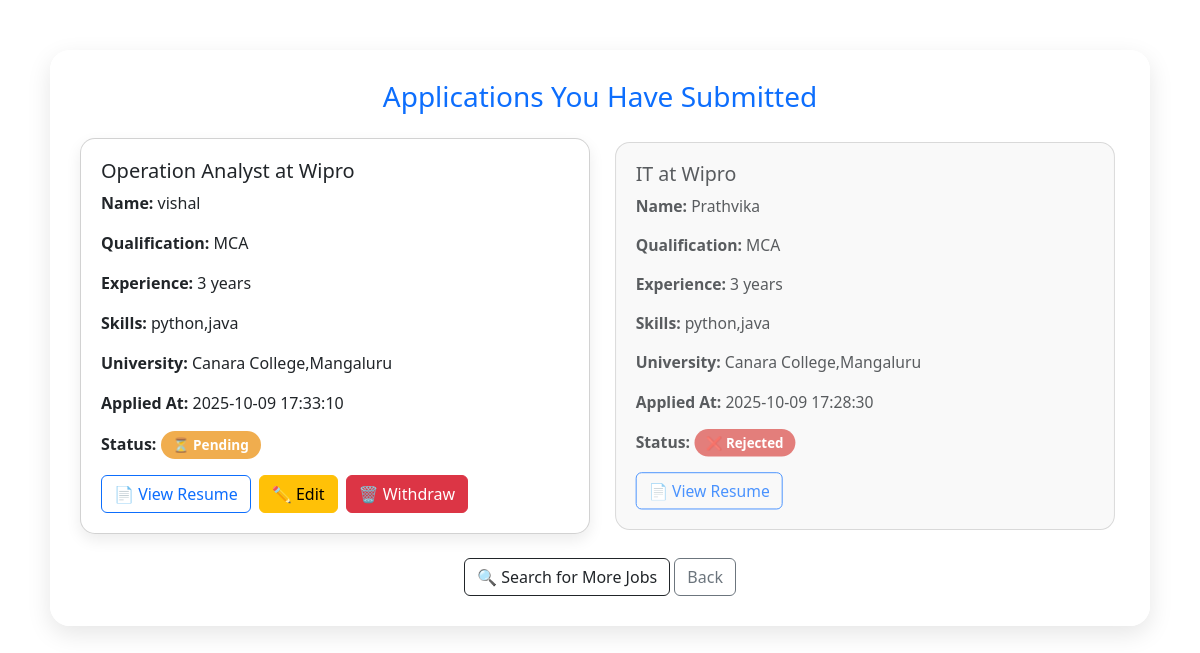
/view-applications-submit (signed in), run on the app's committed database.
### tables this page shows
CREATE TABLE apply (
            id INTEGER PRIMARY KEY AUTOINCREMENT,
            user_id INTEGER, 
            applicant_name TEXT,
            applicant_email TEXT,
            qualification TEXT,
            university TEXT,
            experience INTEGER,
            skills TEXT,
            resume_path TEXT,
            recruiter_id INTEGER,
            job_id INTEGER,
            applied_at TEXT DEFAULT CURRENT_TIMESTAMP,
            status TEXT DEFAULT 'pending',
            FOREIGN KEY(user_id) REFERENCES users(id)
        );

CREATE TABLE job (
            id INTEGER PRIMARY KEY AUTOINCREMENT,
            recruiter_id INTEGER,
            company TEXT NOT NULL,
            designation TEXT NOT NULL,
            experience_required TEXT,
            qualification TEXT,
            skills_required TEXT,
            contact_number TEXT,
            email TEXT,
            posted_at TEXT DEFAULT CURRENT_TIMESTAMP
        );

### app.py (the view)
@app.route('/view-applications-submit')
def view_applications_submit():
    if 'user_email' not in session:
        return redirect('/login')
    conn = get_db_connection()
    cursor = conn.cursor()
    cursor.execute("""
        SELECT a.*, j.designation, j.company
        FROM apply a
        JOIN job j ON a.job_id = j.id
        WHERE a.applicant_email = ?
        ORDER BY a.applied_at DESC
    """, (session['user_email'],))
    applications = cursor.fetchall()
    conn.close()
    return render_template('view_application_submitted.html', applications=[dict(row) for row in applications])

### app.py (called while the page is built)
def get_db_connection():
    conn = sqlite3.connect('career_counselor.db')
    conn.row_factory = sqlite3.Row
    return conn

### templates/view_application_submitted.html (shortened to what this page needs)
<!DOCTYPE html>
<html lang="en">
<head>
  <link rel="stylesheet" href="https://cdn.jsdelivr.net/npm/bootstrap@5.3.0/dist/css/bootstrap.min.css">
</head>
<body>
  <div class="container container-main">
    <h3 class="text-center text-primary mb-4">Applications You Have Submitted</h3>
    <div class="application-grid">
      {% if applications %}
        {% for app in applications %}
          <div class="card application-card {% if app.status == 'rejected' %}disabled-card{% endif %}">
            <div class="card-body">
              <h5 class="card-title">{{ app.designation }} at {{ app.company }}</h5>
              <p><strong>Name:</strong> {{ app.applicant_name }}</p>
              <p><strong>Qualification:</strong> {{ app.qualification }}</p>
              <p><strong>Experience:</strong> {{ app.experience }} years</p>
              <p><strong>Skills:</strong> {{ app.skills }}</p>
              <p><strong>University:</strong> {{ app.university }}</p>
              <p><strong>Applied At:</strong> {{ app.applied_at[:19] }}</p>
              <p><strong>Status:</strong>
                {% if app.status == 'pending' %}
                  <span class="status-pill status-pending">⏳ Pending</span>
                {% elif app.status == 'rejected' %}
                  <span class="status-pill status-rejected">❌ Rejected</span>
                {% elif app.status == 'shortlisted' %}
                  <span class="status-pill status-shortlisted">✅ Shortlisted</span>
                {% else %}
                  <span class="status-pill bg-secondary">Unknown</span>
                {% endif %}
              </p>
              <div class="d-flex flex-wrap gap-2 mt-3">
                <a href="{{ url_for('static', filename=app.resume_path) }}" target="_blank" class="btn btn-outline-primary resume-btn">
                  📄 View Resume
                </a>
                {% if app.status == 'pending' %}
                  <button class="btn btn-warning" type="button" data-bs-toggle="collapse" data-bs-target="#editForm{{ app.id }}">
                    ✏️ Edit
                  </button>
                  <form method="POST" action="{{ url_for('delete_application_submit', app_id=app.id) }}" style="display:inline;">
                    <button type="submit" class="btn btn-danger" onclick="return confirm('Are you sure you want to Withdraw this application?');">
                      🗑️ Withdraw
                    </button>
                  </form>
                {% endif %}
              </div>
            </div>
          </div>
        {% endfor %}
      {% else %}
        <p class="text-muted text-center">You have not submitted any job applications yet.</p>
      {% endif %}
    </div>
    <div class="text-center mt-4">
      <a href="/job-search" class="btn btn-outline-dark">🔍 Search for More Jobs</a>
      <a href="/index" class="btn btn-outline-secondary">Back</a>
    </div>
  </div>
</body>
</html>

### templates/view_application_submitted.html (style rules this page uses)
body { background: url('https://t3.ftcdn.net/jpg/03/07/12/68/360_F_307126887_reTqmRNNY3V4871sFIRqA9IYbBhMCdkt.jpg') no-repeat center center fixed; background-size: cover; font-family: 'Segoe UI', sans-serif; padding-top: 50px; }
.container-main { max-width: 1100px; margin: auto; padding: 30px; background: rgba(255, 255, 255, 0.95); border-radius: 20px; box-shadow: 0 8px 25px rgba(0,0,0,0.1); }
.application-grid { display: flex; flex-wrap: wrap; gap: 20px; }
.application-card { flex: 1 1 calc(50% - 20px); border-radius: 15px; box-shadow: 0 6px 15px rgba(0,0,0,0.08); animation: fadeSlideIn 0.6s ease-in-out; background: #ffffff; transition: all 0.3s ease-in-out; }
.application-card.disabled-card { opacity: 0.75; background-color: #f7f7f7; pointer-events: none; transform: scale(0.98); box-shadow: none; }
.application-card .card-body { padding: 20px; }
.resume-btn { transition: transform 0.2s ease; }
.status-pill { display: inline-block; padding: 4px 12px; border-radius: 50px; font-size: 0.85rem; font-weight: 600; text-transform: capitalize; color: white; }
.status-pending { background-color: #f0ad4e; }
.status-rejected { background-color: #d9534f; }

### data on the page
apply: designation "Operation Analyst", company "Wipro", applicant_name "vishal", qualification "MCA", experience "3", skills "python,java", university "Canara College,Mangaluru", applied_at "2025-10-09 17:33:10", status "⏳ Pending"
apply: designation "IT", company "Wipro", applicant_name "Prathvika", qualification "MCA", experience "3", skills "python,java", university "Canara College,Mangaluru", applied_at "2025-10-09 17:28:30", status "❌ Rejected"
